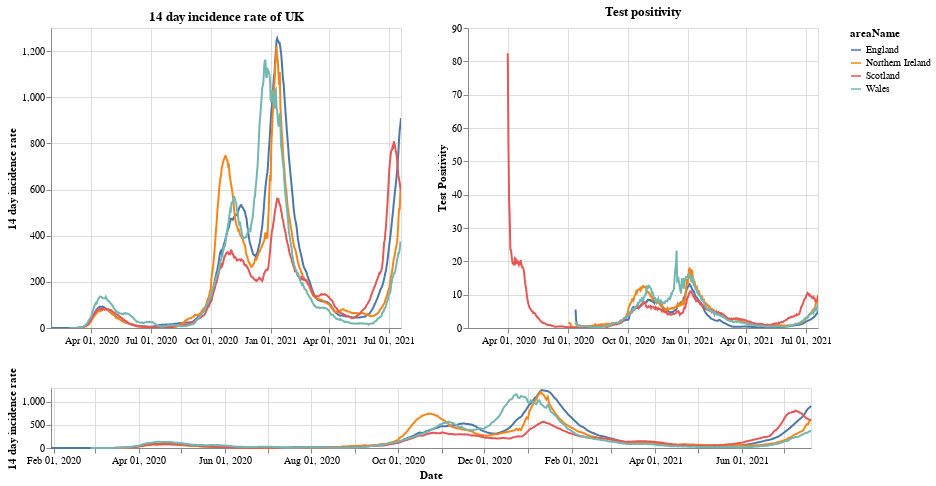

Source (notebook cell):
### Markdown cell above
# Plots

First a plot with each country in the UK. The top right shows the positivity rate for (which is the percentage of registered tests which were positive) while the top left is the 14 day incidence rate. The bottom chart can be used to select the timeframe (does not work on a mobile device).

### Code cell
#collapse
brush = alt.selection(type='interval', name='DateBrush',encodings=['x'],fields=['Time'])
leg_selection = alt.selection_multi(fields=['areaName'], bind='legend')

base = alt.Chart(uk_cases).mark_line().encode(
    x=alt.X("yearmonthdate(date):T", axis=alt.Axis(title='Date')),
    y=alt.Y("twoWeeklyCasesRate:Q", axis=alt.Axis(title='14 day incidence rate')),
    tooltip=['areaName', 'date','twoWeeklyCasesRate', 'testPositivity'],
    color='areaName',
    opacity=alt.condition(leg_selection, alt.value(2), alt.value(0.1))
).add_selection(leg_selection).properties(width=350)

upper = base.encode(alt.X('yearmonthdate(date):T', axis=alt.Axis(title=''),
                         scale=alt.Scale(domain=brush))
                   ).properties(title=f'14 day incidence rate of UK')
upper_right = upper.encode(alt.Y('testPositivity:Q', axis=alt.Axis(title='Test Positivity'))).properties(title='Test positivity')
lower = base.properties(height=60, width = 760).add_selection(brush)

(upper | upper_right) & lower

### Figure 1 — Vega-Lite specification as saved in the notebook (floating-point values rounded to 4 significant figures; data arrays with more than 128 entries replaced by an {"elided": "..."} marker saying what was removed)
{"config": {"view": {"continuousWidth": 400, "continuousHeight": 300}}, "vconcat": [{"hconcat": [{"mark": "line", "encoding": {"color": {"type": "nominal", "field": "areaName"}, "opacity": {"condition": {"value": 2, "selection": "selector001"}, "value": 0.1}, "tooltip": [{"type": "nominal", "field": "areaName"}, {"type": "temporal", "field": "date"}, {"type": "quantitative", "field": "twoWeeklyCasesRate"}, {"type": "quantitative", "field": "testPositivity"}], "x": {"type": "temporal", "axis": {"title": ""}, "field": "date", "scale": {"domain": {"selection": "DateBrush"}}, "timeUnit": "yearmonthdate"}, "y": {"type": "quantitative", "axis": {"title": "14 day incidence rate"}, "field": "twoWeeklyCasesRate"}}, "selection": {"selector001": {"type": "multi", "fields": ["areaName"], "bind": "legend"}}, "title": "14 day incidence rate of UK", "width": 350}, {"mark": "line", "encoding": {"color": {"type": "nominal", "field": "areaName"}, "opacity": {"condition": {"value": 2, "selection": "selector001"}, "value": 0.1}, "tooltip": [{"type": "nominal", "field": "areaName"}, {"type": "temporal", "field": "date"}, {"type": "quantitative", "field": "twoWeeklyCasesRate"}, {"type": "quantitative", "field": "testPositivity"}], "x": {"type": "temporal", "axis": {"title": ""}, "field": "date", "scale": {"domain": {"selection": "DateBrush"}}, "timeUnit": "yearmonthdate"}, "y": {"type": "quantitative", "axis": {"title": "Test Positivity"}, "field": "testPositivity"}}, "selection": {"selector001": {"type": "multi", "fields": ["areaName"], "bind": "legend"}}, "title": "Test positivity", "width": 350}]}, {"mark": "line", "encoding": {"color": {"type": "nominal", "field": "areaName"}, "opacity": {"condition": {"value": 2, "selection": "selector001"}, "value": 0.1}, "tooltip": [{"type": "nominal", "field": "areaName"}, {"type": "temporal", "field": "date"}, {"type": "quantitative", "field": "twoWeeklyCasesRate"}, {"type": "quantitative", "field": "testPositivity"}], "x": {"type": "temporal", "axis": {"title": "Date"}, "field": "date", "timeUnit": "yearmonthdate"}, "y": {"type": "quantitative", "axis": {"title": "14 day incidence rate"}, "field": "twoWeeklyCasesRate"}}, "height": 60, "selection": {"selector001": {"type": "multi", "fields": ["areaName"], "bind": "legend"}, "DateBrush": {"type": "interval", "encodings": ["x"], "fields": ["Time"]}}, "width": 760}], "data": {"name": "data-a0a9e5efad86854aaf53eb8aaea41b98"}, "$schema": "https://vega.github.io/schema/vega-lite/v4.8.1.json", "datasets": {"data-a0a9e5efad86854aaf53eb8aaea41b98": {"elided": "2060 records"}}}
